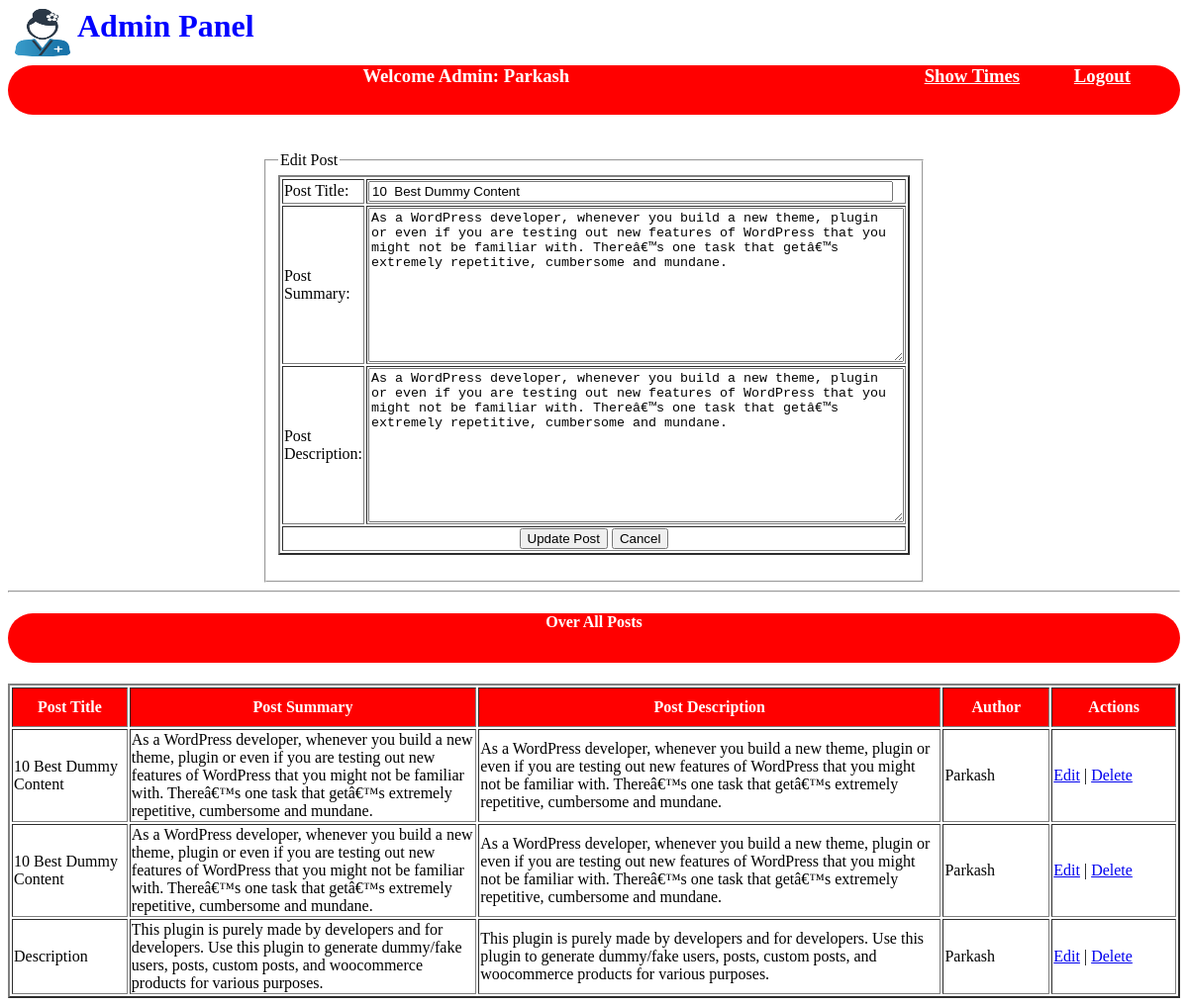
The app's page /Admin/index.php?post_id=9 (signed in) with its own data.
### tables this page shows
CREATE TABLE `posts` (
  `post_id` int(11) NOT NULL,
  `user_role_id` int(11) NOT NULL,
  `post_title` varchar(100) NOT NULL,
  `post_summary` text NOT NULL,
  `post_description` longtext NOT NULL
);

CREATE TABLE `users` (
  `user_id` int(11) NOT NULL,
  `fullname` varchar(20) NOT NULL,
  `email` varchar(20) NOT NULL,
  `user_password` varchar(20) NOT NULL,
  `gender` enum('Male','Female') NOT NULL,
  `login_time` datetime DEFAULT NULL,
  `logout_time` datetime DEFAULT NULL
);

### Admin/index.php (the view, shortened to what this page needs)
<?php
require("function.php");
?>
<!DOCTYPE html>
<html>
<head>
</head>
<body>
		<img src="img.png" width="70px" height="50" style="float: left;">
		<h1 style="color: blue; font-family: fantasy;">Admin Panel</h1>
	<center>
		<h3 class="center">
			Welcome Admin: <?php echo $_SESSION['user']['fullname']; ?>
			<span style="float:right;">
			<div class="log">
				<a href="show.php">Show Times</a>
				<a href="../logout.php" >Logout</a>
			</div>
			</span>
		</h3>
		<br />
		<?php
				if(isset($_REQUEST['post_id'])){
					getEditPostForm($_REQUEST['post_id']);
				}else{
					getAddPostForm();
				}
		?>
		<hr />
		<h4 style="background: red;height: 50px;border-radius: 40px; color: white">Over All Posts</h4>
		<table border="2" >
			<tr>
				<th width="10%">Post Title</th>
				<th width="30%">Post Summary</th>
				<th width="40%">Post Description</th>
				<th>Author</th>
				<th>Actions</th>
			</tr>
			<?php
				$result  = getAllPosts();
				if($result->num_rows > 0){
					while($row = mysqli_fetch_assoc($result)){
							?>
							<tr>
								<td>
									<?php echo $row['post_title']; ?>
								</td>
								<td>
									<?php echo $row['post_summary']; ?>
								</td>
								<td>
									<?php echo $row['post_description']; ?>
								</td>
								<td>
									<?php
									$author_info = getUserInformationByUserRoleId($row['user_role_id']);
									?>
									<?php echo $author_info['fullname']; ?>
								</td>
								<td>
									<a href="index.php?post_id=<?php echo $row['post_id']; ?>">Edit</a> | <a href="process_post.php?action=delete&post_id=<?php echo $row['post_id']; ?>">Delete</a>
								</td>
							</tr>
							<?php
					}
				}else{
						?>
						<tr>
							<td colspan="4">Post Not Avaiable</td>
						</tr>
						<?php
				}
			?>
		</table>
	</center>
</body>
</html>

### Admin/function.php (shortened to what this page needs)
<?php
	require_once("../include/connection.php");
		?>
		<?php
	function getAllPosts(){
		global $connect;
		$query = "SELECT * FROM `posts` ORDER BY `posts`.`post_id` DESC";
		return mysqli_query($connect,$query);
	}
	function getUserInformationByUserRoleId($user_role_id){
			global $connect;
			$query = "SELECT `users`.* FROM `users`,`user_role`
			WHERE `user_role`.`user_id` = `users`.`user_id`
			AND `user_role`.`user_role_id` = ".$user_role_id;
			$result = mysqli_query($connect,$query);
			return mysqli_fetch_assoc($result);
	}
	function getPostByPostId($post_id){
		global $connect;
			$query = "SELECT * FROM `posts` WHERE `posts`.`post_id` = ".$post_id;
			$result = mysqli_query($connect,$query);
			return mysqli_fetch_assoc($result);
	}
	function getEditPostForm($post_id){
		?>
			<fieldset style="width: 50%;">
					<legend>Edit Post</legend>
			<?php
				$post_data = getPostByPostId($post_id);
			?>
			<form action="process_post.php" method="POST">
				<table border="2" style="width:100%" >
					<tr>
						<td>Post Title: </td>
						<td><input type="text" name="post_title" required="" value="<?php echo $post_data['post_title'] ?>" style="width:98%"></td>
					</tr>
					<tr>
						<td>Post Summary: </td>
						<td>
							<textarea rows="10" cols="65" name="post_summary" required=""><?php echo $post_data['post_summary'] ?></textarea>
						</td>
					</tr>
					<tr>
						<td>Post Description: </td>
						<td>
							<textarea rows="10" cols="65" name="post_description" required=""><?php echo $post_data['post_description'] ?></textarea>
						</td>
					</tr>
					<tr>
						<td colspan="2" style="text-align: center;">
							<input type="submit" name="update_post" value="Update Post" />
							<input type="reset" name="reset" value="Cancel" />
						</td>
					</tr>
				</table>
			</form>
			</fieldset>
		<?php
	}
?>

### Admin/index.php (style rules this page uses)
th { height: 30px; padding: 10px; background-color: red; color: white; }
.center { background: red; width: 100%; height: 50px; border-radius: 50px; color: white; }
.log a { color: white; margin-right: 50px; }

### records on screen
posts: post_title "10 Best Dummy Content", post_summary "As a WordPress developer, whenever you build a new theme, plugin or even if you are testing out new features of WordPress that you might not be familiar with. Thereâ€™s one task that getâ€™s extremely repetitive, cumbersome and mundane.", post_description "As a WordPress developer, whenever you build a new theme, plugin or even if you are testing out new features of WordPress that you might not be familiar with. Thereâ€™s one task that getâ€™s extremely repetitive, cumbersome and mundane.", users.fullname "Parkash"
posts: post_title "10 Best Dummy Content", post_summary "As a WordPress developer, whenever you build a new theme, plugin or even if you are testing out new features of WordPress that you might not be familiar with. Thereâ€™s one task that getâ€™s extremely repetitive, cumbersome and mundane.", post_description "As a WordPress developer, whenever you build a new theme, plugin or even if you are testing out new features of WordPress that you might not be familiar with. Thereâ€™s one task that getâ€™s extremely repetitive, cumbersome and mundane.", users.fullname "Parkash"
posts: post_title "Description", post_summary "This plugin is purely made by developers and for developers. Use this plugin to generate dummy/fake users, posts, custom posts, and woocommerce products for various purposes.", post_description "This plugin is purely made by developers and for developers. Use this plugin to generate dummy/fake users, posts, custom posts, and woocommerce products for various purposes.", users.fullname "Parkash"

### other values on screen
$_SESSION['user']['fullname'] "Parkash"
